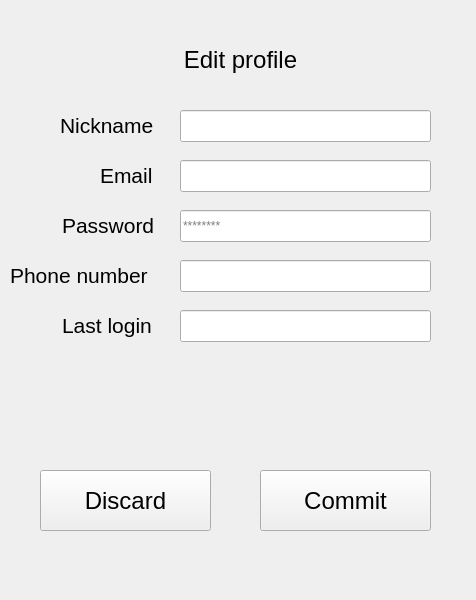
<?xml version="1.0" encoding="UTF-8"?>
<ui version="4.0">
 <class>Filters</class>
 <widget class="QWidget" name="Filters">
  <property name="geometry">
   <rect>
    <x>0</x>
    <y>0</y>
    <width>476</width>
    <height>600</height>
   </rect>
  </property>
  <property name="minimumSize">
   <size>
    <width>476</width>
    <height>600</height>
   </size>
  </property>
  <property name="maximumSize">
   <size>
    <width>476</width>
    <height>600</height>
   </size>
  </property>
  <property name="windowTitle">
   <string>Form</string>
  </property>
  <widget class="QLabel" name="label_2">
   <property name="geometry">
    <rect>
     <x>100</x>
     <y>160</y>
     <width>71</width>
     <height>30</height>
    </rect>
   </property>
   <property name="font">
    <font>
     <pointsize>16</pointsize>
    </font>
   </property>
   <property name="text">
    <string>Email</string>
   </property>
  </widget>
  <widget class="QLineEdit" name="Password">
   <property name="geometry">
    <rect>
     <x>180</x>
     <y>210</y>
     <width>251</width>
     <height>32</height>
    </rect>
   </property>
   <property name="inputMask">
    <string/>
   </property>
   <property name="text">
    <string/>
   </property>
   <property name="echoMode">
    <enum>QLineEdit::PasswordEchoOnEdit</enum>
   </property>
   <property name="placeholderText">
    <string>********</string>
   </property>
  </widget>
  <widget class="QLabel" name="label">
   <property name="geometry">
    <rect>
     <x>60</x>
     <y>110</y>
     <width>101</width>
     <height>30</height>
    </rect>
   </property>
   <property name="font">
    <font>
     <pointsize>16</pointsize>
    </font>
   </property>
   <property name="text">
    <string>Nickname</string>
   </property>
  </widget>
  <widget class="QLineEdit" name="Email">
   <property name="geometry">
    <rect>
     <x>180</x>
     <y>160</y>
     <width>251</width>
     <height>32</height>
    </rect>
   </property>
  </widget>
  <widget class="QLabel" name="label_3">
   <property name="geometry">
    <rect>
     <x>62</x>
     <y>210</y>
     <width>101</width>
     <height>30</height>
    </rect>
   </property>
   <property name="font">
    <font>
     <pointsize>16</pointsize>
    </font>
   </property>
   <property name="text">
    <string>Password</string>
   </property>
  </widget>
  <widget class="QLabel" name="label_4">
   <property name="geometry">
    <rect>
     <x>10</x>
     <y>260</y>
     <width>151</width>
     <height>30</height>
    </rect>
   </property>
   <property name="font">
    <font>
     <pointsize>16</pointsize>
    </font>
   </property>
   <property name="text">
    <string>Phone number</string>
   </property>
  </widget>
  <widget class="QLabel" name="label_6">
   <property name="geometry">
    <rect>
     <x>0</x>
     <y>39</y>
     <width>481</width>
     <height>41</height>
    </rect>
   </property>
   <property name="font">
    <font>
     <pointsize>18</pointsize>
    </font>
   </property>
   <property name="text">
    <string>Edit profile</string>
   </property>
   <property name="alignment">
    <set>Qt::AlignCenter</set>
   </property>
  </widget>
  <widget class="QLineEdit" name="Nickname">
   <property name="geometry">
    <rect>
     <x>180</x>
     <y>110</y>
     <width>251</width>
     <height>32</height>
    </rect>
   </property>
  </widget>
  <widget class="QPushButton" name="pushButton">
   <property name="geometry">
    <rect>
     <x>260</x>
     <y>470</y>
     <width>171</width>
     <height>61</height>
    </rect>
   </property>
   <property name="font">
    <font>
     <pointsize>18</pointsize>
    </font>
   </property>
   <property name="text">
    <string>Commit</string>
   </property>
  </widget>
  <widget class="QLabel" name="label_5">
   <property name="geometry">
    <rect>
     <x>62</x>
     <y>310</y>
     <width>101</width>
     <height>30</height>
    </rect>
   </property>
   <property name="font">
    <font>
     <pointsize>16</pointsize>
    </font>
   </property>
   <property name="text">
    <string>Last login</string>
   </property>
  </widget>
  <widget class="QLineEdit" name="Phone_num">
   <property name="geometry">
    <rect>
     <x>180</x>
     <y>260</y>
     <width>251</width>
     <height>32</height>
    </rect>
   </property>
  </widget>
  <widget class="QLineEdit" name="Last_login">
   <property name="geometry">
    <rect>
     <x>180</x>
     <y>310</y>
     <width>251</width>
     <height>32</height>
    </rect>
   </property>
   <property name="readOnly">
    <bool>true</bool>
   </property>
  </widget>
  <widget class="QPushButton" name="pushButton_2">
   <property name="geometry">
    <rect>
     <x>40</x>
     <y>470</y>
     <width>171</width>
     <height>61</height>
    </rect>
   </property>
   <property name="font">
    <font>
     <pointsize>18</pointsize>
    </font>
   </property>
   <property name="text">
    <string>Discard</string>
   </property>
  </widget>
  <zorder>Email</zorder>
  <zorder>label_2</zorder>
  <zorder>Password</zorder>
  <zorder>label</zorder>
  <zorder>label_3</zorder>
  <zorder>label_4</zorder>
  <zorder>label_6</zorder>
  <zorder>Nickname</zorder>
  <zorder>pushButton</zorder>
  <zorder>label_5</zorder>
  <zorder>Phone_num</zorder>
  <zorder>Last_login</zorder>
  <zorder>pushButton_2</zorder>
 </widget>
 <resources/>
 <connections/>
</ui>
